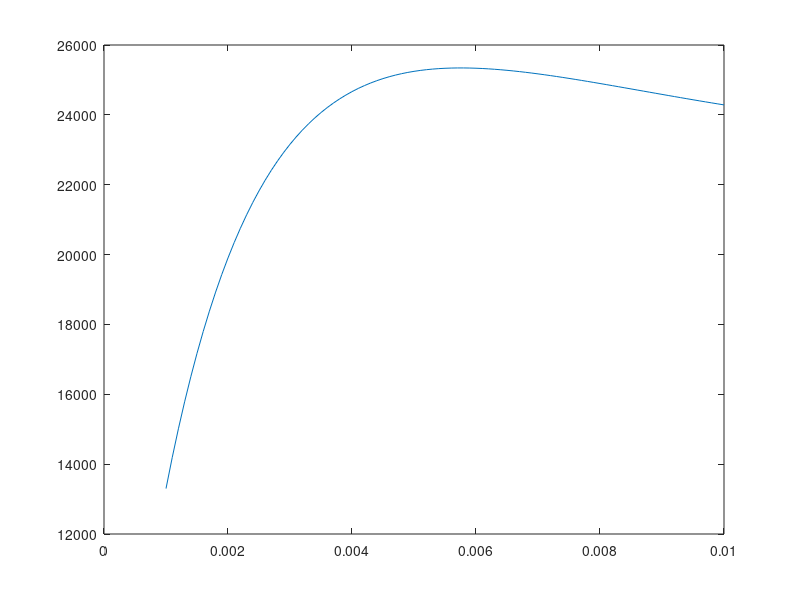

MATLAB code to generate this figure:
i = 1;
r = 30/1000;
rc = 10/1000;
g = 0.0014;
t = 8/1000;
l = 50/1000;
wc = 20/1000;
n=0.1112;
y1=0.4;
nc=150;
u0=4*(pi)*10^(-7);
um=6;
u=600;
c0=0.3;
c1=0.42;
c2=-0.00116;
c3=1.0513*10^-6;

re=85.1*10^(-3);
lw=12;
M=[];
N=[];
V=[];
K=[];
J=[];
H=[];

for lp = 0.001:0.0001:0.01
    rd=r+g/2;
    l1 = r-rc/2;
    l7 = l1;
    l2 =  g;
    l6 = l2;
    l3 = t/2;
    l5 =l3;
    l4 = l-lp;
    l8 = l4;
    a1 = 2*pi*lp*(r-rc/4);
    a7 = a1;
    a2 = 2*pi*lp*(r+g/2);
    a6 = a2;
    a3 = 2*pi*lp*(r+g+t/4);
    a5 = a3;
    a4 = pi*((r+g+t)^2 -(r+g+t/2)^2);
    a8 = pi*rc^2;
    hmr = (nc*i)/((2*g)+((2*l1*um*a2)/(u*a1))+((l3*um*a2)/(u*a3)) + ((l4*um*a2)/(u*a4))+ ((l5*um*a2)/(u*a5))+((l8*um*a2)/(u*a8)));
    bmr = u0*um*hmr;
    ap=pi*(r+g)^2;
    as=pi*(r)^2;
    flux = a2*bmr;
    lin=nc*(flux/i);
    rw = lw*re;
    if y1==0
         sgn(y1) = 0;
    elseif y1>0
         sgn('y1') =1;
    elseif y1<0
         sgn(y1)= -1;
    end
    
    ty = c0+c1*hmr+c2*hmr^2+c3*hmr^3;
    q=y1*(ap-as);
    c=2.07+12*q*n/(12*q*n+0.8*pi*rd*g^2*ty);
    cv=6*n*l*(ap-as)^2/(pi*rd*g^3);
    fm=(ap-as)*2*c*lp*ty/g;
    fv=cv*y1;
    fd=fv+(fm*sgn('y1'));
    Tk=lin/rw;
    M=[M fd(1)];
    dy=(fv+fm)/fv;
    N=[N dy];
    V=[V lp];
    K=[K ty];
    J=[J Tk];
    H =[H hmr];
end
figure(1)
plot(V,N)
% 
% figure(2)
% plot(V,M)
% 
% figure(3)
% plot(V,K)
% 
% figure(4)
% plot(V,J)